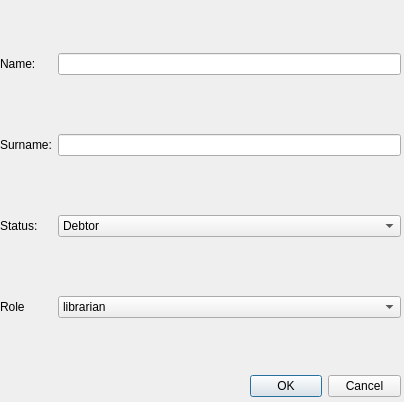
<?xml version="1.0" encoding="UTF-8"?>
<ui version="4.0">
 <class>editReader</class>
 <widget class="QDialog" name="editReader">
  <property name="geometry">
   <rect>
    <x>0</x>
    <y>0</y>
    <width>404</width>
    <height>402</height>
   </rect>
  </property>
  <property name="windowTitle">
   <string>edit reader</string>
  </property>
  <widget class="QDialogButtonBox" name="buttonBox">
   <property name="geometry">
    <rect>
     <x>250</x>
     <y>370</y>
     <width>151</width>
     <height>32</height>
    </rect>
   </property>
   <property name="orientation">
    <enum>Qt::Horizontal</enum>
   </property>
   <property name="standardButtons">
    <set>QDialogButtonBox::Cancel|QDialogButtonBox::Ok</set>
   </property>
  </widget>
  <widget class="QWidget" name="gridLayoutWidget">
   <property name="geometry">
    <rect>
     <x>0</x>
     <y>0</y>
     <width>401</width>
     <height>371</height>
    </rect>
   </property>
   <layout class="QGridLayout" name="gridLayout">
    <item row="1" column="1">
     <widget class="QLineEdit" name="edSurn"/>
    </item>
    <item row="1" column="0">
     <widget class="QLabel" name="label_14">
      <property name="text">
       <string>Surname:</string>
      </property>
     </widget>
    </item>
    <item row="0" column="1">
     <widget class="QLineEdit" name="edName"/>
    </item>
    <item row="2" column="0">
     <widget class="QLabel" name="label_16">
      <property name="text">
       <string>Status:</string>
      </property>
     </widget>
    </item>
    <item row="0" column="0">
     <widget class="QLabel" name="label_13">
      <property name="text">
       <string>Name:</string>
      </property>
     </widget>
    </item>
    <item row="3" column="1">
     <widget class="QComboBox" name="edRole">
      <item>
       <property name="text">
        <string>librarian</string>
       </property>
      </item>
      <item>
       <property name="text">
        <string>Reader</string>
       </property>
      </item>
     </widget>
    </item>
    <item row="3" column="0">
     <widget class="QLabel" name="label_17">
      <property name="text">
       <string>Role</string>
      </property>
     </widget>
    </item>
    <item row="2" column="1">
     <widget class="QComboBox" name="edStatus">
      <item>
       <property name="text">
        <string>Debtor</string>
       </property>
      </item>
      <item>
       <property name="text">
        <string>Not debtor</string>
       </property>
      </item>
     </widget>
    </item>
   </layout>
  </widget>
 </widget>
 <resources/>
 <connections>
  <connection>
   <sender>buttonBox</sender>
   <signal>accepted()</signal>
   <receiver>editReader</receiver>
   <slot>accept()</slot>
   <hints>
    <hint type="sourcelabel">
     <x>248</x>
     <y>254</y>
    </hint>
    <hint type="destinationlabel">
     <x>157</x>
     <y>274</y>
    </hint>
   </hints>
  </connection>
  <connection>
   <sender>buttonBox</sender>
   <signal>rejected()</signal>
   <receiver>editReader</receiver>
   <slot>reject()</slot>
   <hints>
    <hint type="sourcelabel">
     <x>316</x>
     <y>260</y>
    </hint>
    <hint type="destinationlabel">
     <x>286</x>
     <y>274</y>
    </hint>
   </hints>
  </connection>
 </connections>
</ui>
